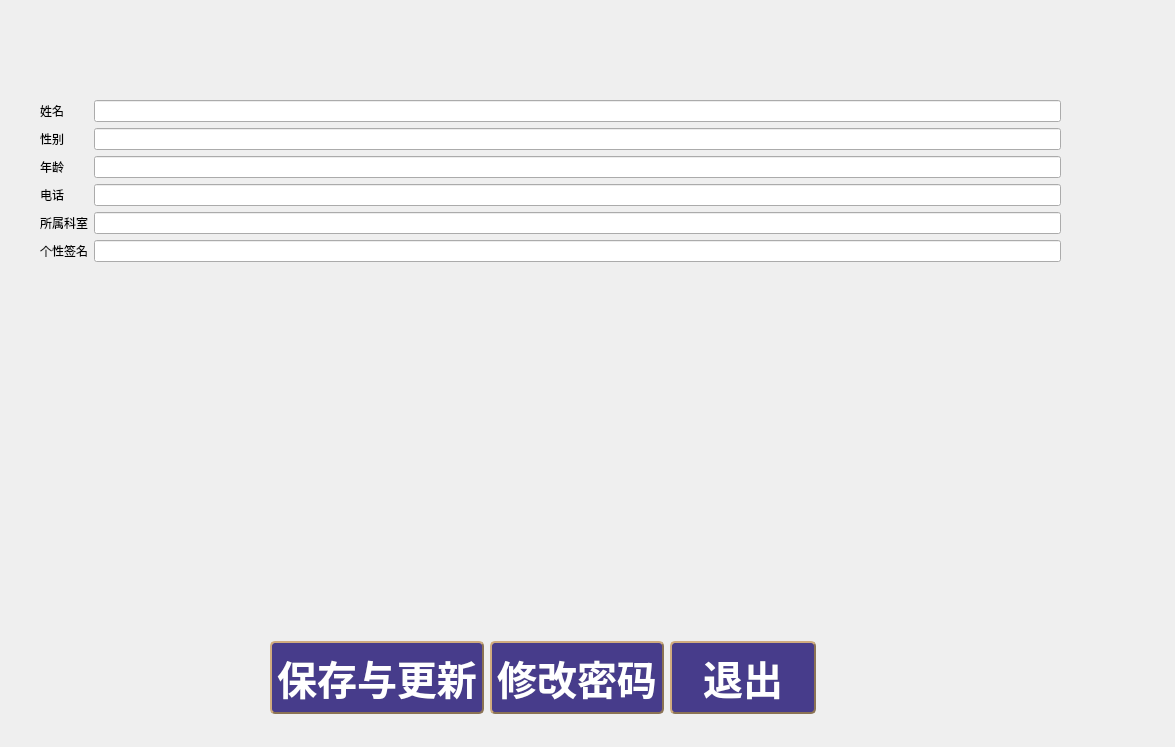
<?xml version="1.0" encoding="UTF-8"?>
<ui version="4.0">
 <class>doctorinfor</class>
 <widget class="QWidget" name="doctorinfor">
  <property name="geometry">
   <rect>
    <x>0</x>
    <y>0</y>
    <width>1175</width>
    <height>747</height>
   </rect>
  </property>
  <property name="windowTitle">
   <string>Form</string>
  </property>
  <property name="styleSheet">
   <string notr="true">#doctorinfor{border-image: url(:/pitcure/UI5.jpg);}</string>
  </property>
  <widget class="QWidget" name="formLayoutWidget">
   <property name="geometry">
    <rect>
     <x>40</x>
     <y>100</y>
     <width>1021</width>
     <height>491</height>
    </rect>
   </property>
   <layout class="QFormLayout" name="formLayout">
    <item row="0" column="0">
     <widget class="QLabel" name="label_12">
      <property name="styleSheet">
       <string notr="true">font: 18pt &quot;Ubuntu&quot;;</string>
      </property>
      <property name="text">
       <string>姓名</string>
      </property>
     </widget>
    </item>
    <item row="0" column="1">
     <widget class="QLineEdit" name="name">
      <property name="styleSheet">
       <string notr="true">font: 18pt &quot;Ubuntu&quot;;</string>
      </property>
     </widget>
    </item>
    <item row="1" column="0">
     <widget class="QLabel" name="label_4">
      <property name="styleSheet">
       <string notr="true">font: 18pt &quot;Ubuntu&quot;;</string>
      </property>
      <property name="text">
       <string>性别</string>
      </property>
     </widget>
    </item>
    <item row="1" column="1">
     <widget class="QLineEdit" name="sex">
      <property name="styleSheet">
       <string notr="true">font: 18pt &quot;Ubuntu&quot;;</string>
      </property>
     </widget>
    </item>
    <item row="2" column="0">
     <widget class="QLabel" name="label_3">
      <property name="styleSheet">
       <string notr="true">font: 18pt &quot;Ubuntu&quot;;</string>
      </property>
      <property name="text">
       <string>年龄</string>
      </property>
     </widget>
    </item>
    <item row="2" column="1">
     <widget class="QLineEdit" name="age">
      <property name="styleSheet">
       <string notr="true">font: 18pt &quot;Ubuntu&quot;;</string>
      </property>
     </widget>
    </item>
    <item row="3" column="0">
     <widget class="QLabel" name="label_5">
      <property name="styleSheet">
       <string notr="true">font: 18pt &quot;Ubuntu&quot;;</string>
      </property>
      <property name="text">
       <string>电话</string>
      </property>
     </widget>
    </item>
    <item row="3" column="1">
     <widget class="QLineEdit" name="phone">
      <property name="styleSheet">
       <string notr="true">font: 18pt &quot;Ubuntu&quot;;</string>
      </property>
     </widget>
    </item>
    <item row="4" column="0">
     <widget class="QLabel" name="label_6">
      <property name="styleSheet">
       <string notr="true">font: 18pt &quot;Ubuntu&quot;;</string>
      </property>
      <property name="text">
       <string>所属科室</string>
      </property>
     </widget>
    </item>
    <item row="4" column="1">
     <widget class="QLineEdit" name="adress">
      <property name="styleSheet">
       <string notr="true">font: 18pt &quot;Ubuntu&quot;;</string>
      </property>
     </widget>
    </item>
    <item row="5" column="0">
     <widget class="QLabel" name="label_7">
      <property name="styleSheet">
       <string notr="true">font: 18pt &quot;Ubuntu&quot;;</string>
      </property>
      <property name="text">
       <string>个性签名</string>
      </property>
     </widget>
    </item>
    <item row="5" column="1">
     <widget class="QLineEdit" name="signature">
      <property name="styleSheet">
       <string notr="true">font: 18pt &quot;Ubuntu&quot;;</string>
      </property>
     </widget>
    </item>
   </layout>
  </widget>
  <widget class="QWidget" name="horizontalLayoutWidget">
   <property name="geometry">
    <rect>
     <x>270</x>
     <y>640</y>
     <width>546</width>
     <height>75</height>
    </rect>
   </property>
   <layout class="QHBoxLayout" name="horizontalLayout">
    <item>
     <widget class="QPushButton" name="save">
      <property name="styleSheet">
       <string notr="true">QPushButton
{
	background-color: #473C8B; /*背景色*/ 
	border-style: outset;
	border-width: 2px;
	border-radius:5px; /*边界圆滑*/
	border-color: #8B7355;
	font: bold 40px;
	min-width:2em;
	color:white; /*字体颜色*/
	font-family:华文新魏;
	padding: 5px;
}
 
QPushButton:hover
{
	background-color: rgb(0, 150, 0);
}
 
QPushButton:pressed
{
	background-color: #1E90FF; /*伪状态经过时背景色*/ 
	border-style: inset;
}
QPushButton:!enabled{
	background-color: rgb(100, 100, 100);
	border-style: inset;
}</string>
      </property>
      <property name="text">
       <string>保存与更新</string>
      </property>
     </widget>
    </item>
    <item>
     <widget class="QPushButton" name="change">
      <property name="styleSheet">
       <string notr="true">QPushButton
{
	background-color: #473C8B; /*背景色*/ 
	border-style: outset;
	border-width: 2px;
	border-radius:5px; /*边界圆滑*/
	border-color: #8B7355;
	font: bold 40px;
	min-width:2em;
	color:white; /*字体颜色*/
	font-family:华文新魏;
	padding: 5px;
}
 
QPushButton:hover
{
	background-color: rgb(0, 150, 0);
}
 
QPushButton:pressed
{
	background-color: #1E90FF; /*伪状态经过时背景色*/ 
	border-style: inset;
}
QPushButton:!enabled{
	background-color: rgb(100, 100, 100);
	border-style: inset;
}</string>
      </property>
      <property name="text">
       <string>修改密码</string>
      </property>
     </widget>
    </item>
    <item>
     <widget class="QPushButton" name="out">
      <property name="styleSheet">
       <string notr="true">QPushButton
{
	background-color: #473C8B; /*背景色*/ 
	border-style: outset;
	border-width: 2px;
	border-radius:5px; /*边界圆滑*/
	border-color: #8B7355;
	font: bold 40px;
	min-width:2em;
	color:white; /*字体颜色*/
	font-family:华文新魏;
	padding: 5px;
}
 
QPushButton:hover
{
	background-color: rgb(0, 150, 0);
}
 
QPushButton:pressed
{
	background-color: #1E90FF; /*伪状态经过时背景色*/ 
	border-style: inset;
}
QPushButton:!enabled{
	background-color: rgb(100, 100, 100);
	border-style: inset;
}</string>
      </property>
      <property name="text">
       <string>退出</string>
      </property>
     </widget>
    </item>
   </layout>
  </widget>
 </widget>
 <resources/>
 <connections>
  <connection>
   <sender>out</sender>
   <signal>clicked()</signal>
   <receiver>doctorinfor</receiver>
   <slot>close()</slot>
   <hints>
    <hint type="sourcelabel">
     <x>1040</x>
     <y>825</y>
    </hint>
    <hint type="destinationlabel">
     <x>587</x>
     <y>455</y>
    </hint>
   </hints>
  </connection>
 </connections>
</ui>
